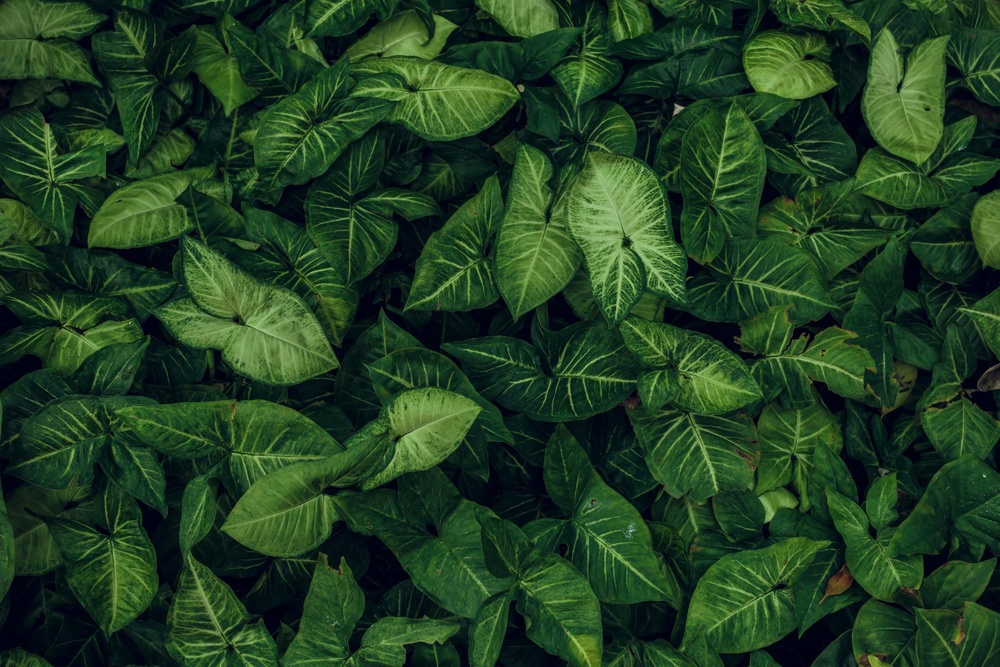
#> input picture Project2/image/image.jpg, 1000 x 667 px, shrunk from 1500 x 1000 before the run, found by its file name
$ python low-passFilter.py
#> lines starting #> are read from the running program, lines starting #| are printed output that depends on the picture
import numpy as np
from PIL import Image

# Gaussian Kernel Generation Function
def gaussian_kernel(size, sigma):
    kernel = np.zeros((size, size))
    center = size // 2
    for i in range(size):
        for j in range(size):
            x = i - center
            y = j - center
            kernel[i, j] = (1 / (2 * np.pi * sigma**2)) * np.exp(-(x**2 + y**2) / (2 * sigma**2))
    return kernel / np.sum(kernel)

# Apply the filter to a single color channel
def apply_filter(image_channel, kernel):
    img_height, img_width = image_channel.shape
    kernel_size = kernel.shape[0]
    pad_size = kernel_size // 2
    padded_image = np.pad(image_channel, pad_size, mode='constant')
    filtered_image = np.zeros_like(image_channel)

    for i in range(img_height):
        for j in range(img_width):
            region = padded_image[i:i+kernel_size, j:j+kernel_size]
            filtered_image[i, j] = np.sum(region * kernel)

    return filtered_image

# Load the image
img = Image.open('image/image.jpg')
#> img is the input picture: PIL image 1000x667 RGB; mean R, G, B 32.5, 62.6, 33.2
img_array = np.array(img)

# Separate the image into R, G, B channels
r_channel = img_array[:, :, 0]
g_channel = img_array[:, :, 1]
b_channel = img_array[:, :, 2]
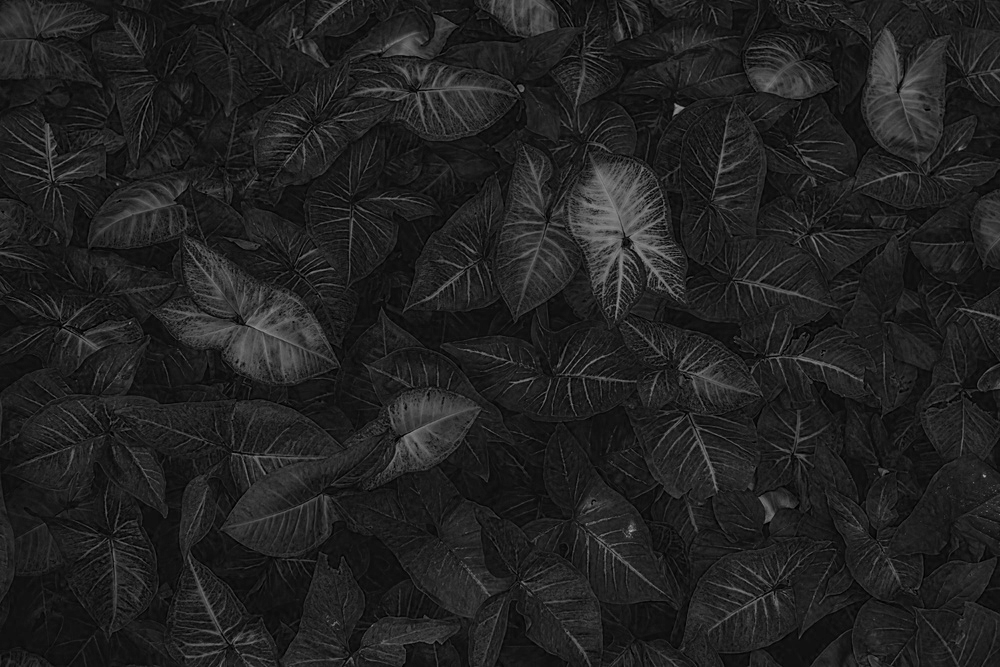
#> b_channel: shape (667, 1000); min 0, max 177, mean 33.2

# Generate a Gaussian kernel
sigma = 3
gaussian_kernel = gaussian_kernel(size=30, sigma=sigma)

# Apply the filter to each color channel
r_filtered = apply_filter(r_channel, gaussian_kernel)
#> after the loop in apply_filter, `for i in range(img_height):`:
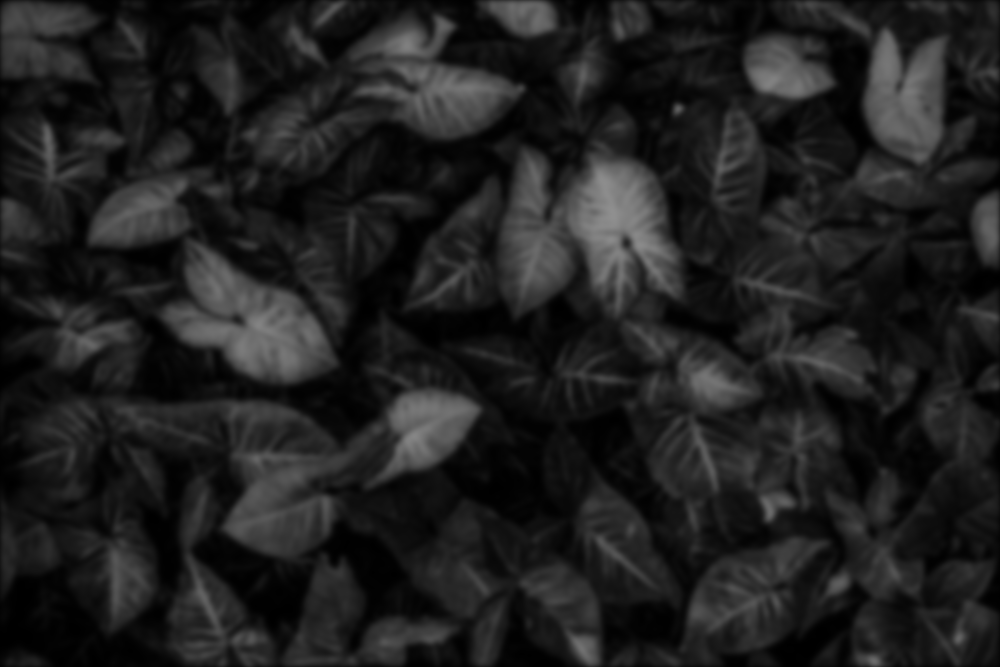
#> filtered_image: shape (667, 1000); min 0, max 143, mean 31.8
g_filtered = apply_filter(g_channel, gaussian_kernel)
#> in apply_filter (call 2), `padded_image = np.pad(image_channel, pad_size, mode='constant')`:
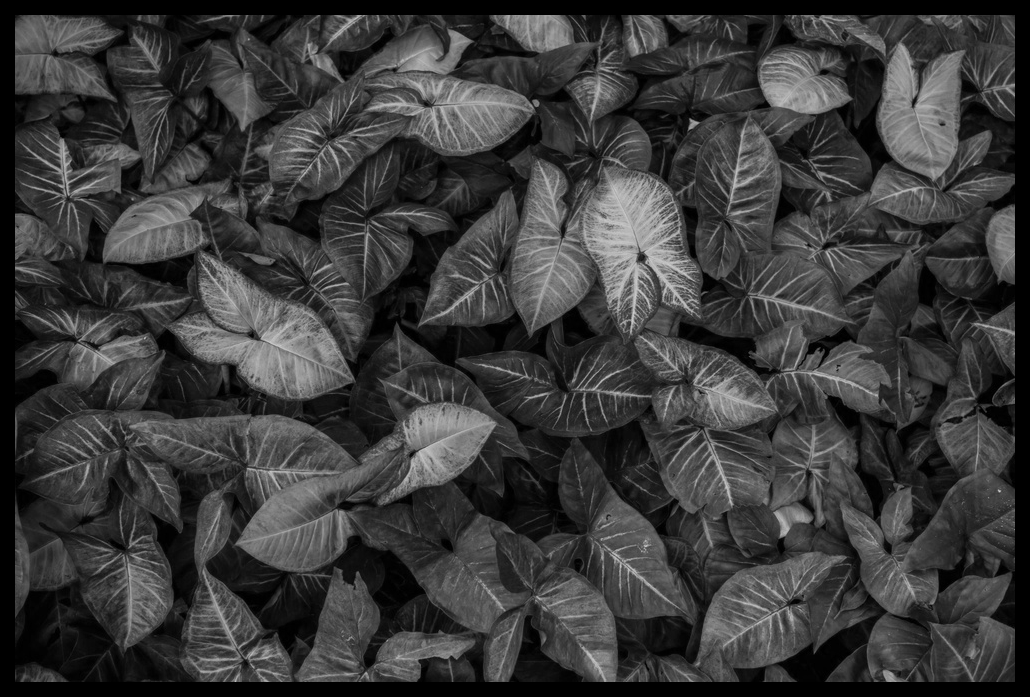
#> padded_image: shape (697, 1030); min 0, max 205, mean 58.2
#> after the loop in apply_filter (call 2), `for i in range(img_height):`:
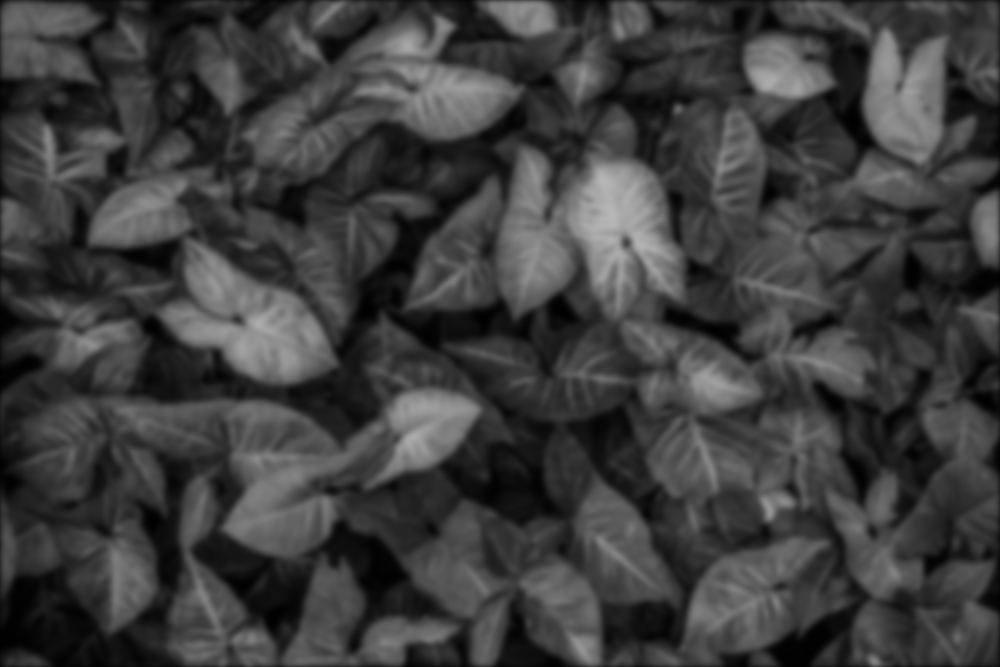
#> filtered_image: shape (667, 1000); min 1, max 183, mean 61.8
b_filtered = apply_filter(b_channel, gaussian_kernel)
#> in apply_filter (call 3), `padded_image = np.pad(image_channel, pad_size, mode='constant')`:
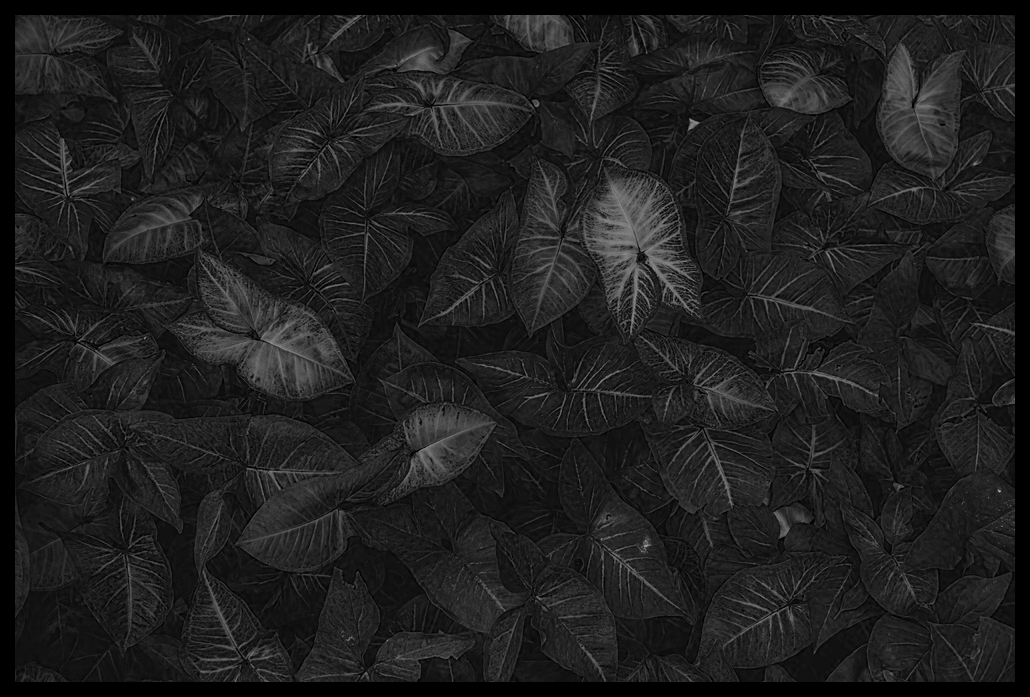
#> padded_image: shape (697, 1030); min 0, max 177, mean 30.8

# Stack the filtered channels back into a color image
filtered_img_array = np.stack([r_filtered, g_filtered, b_filtered], axis=-1)
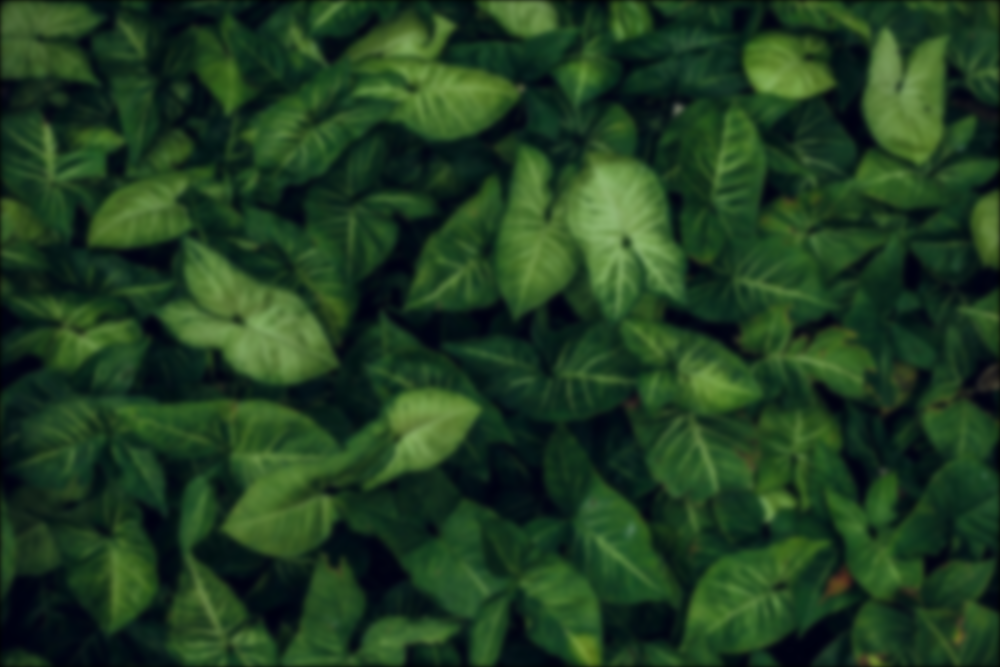
#> filtered_img_array: shape (667, 1000, 3); mean R, G, B 31.8, 61.8, 32.5

# Convert back to uint8 and save the result
filtered_img = Image.fromarray(np.clip(filtered_img_array, 0, 255).astype(np.uint8))
filtered_img.save('image/low_pass_image.jpg')
